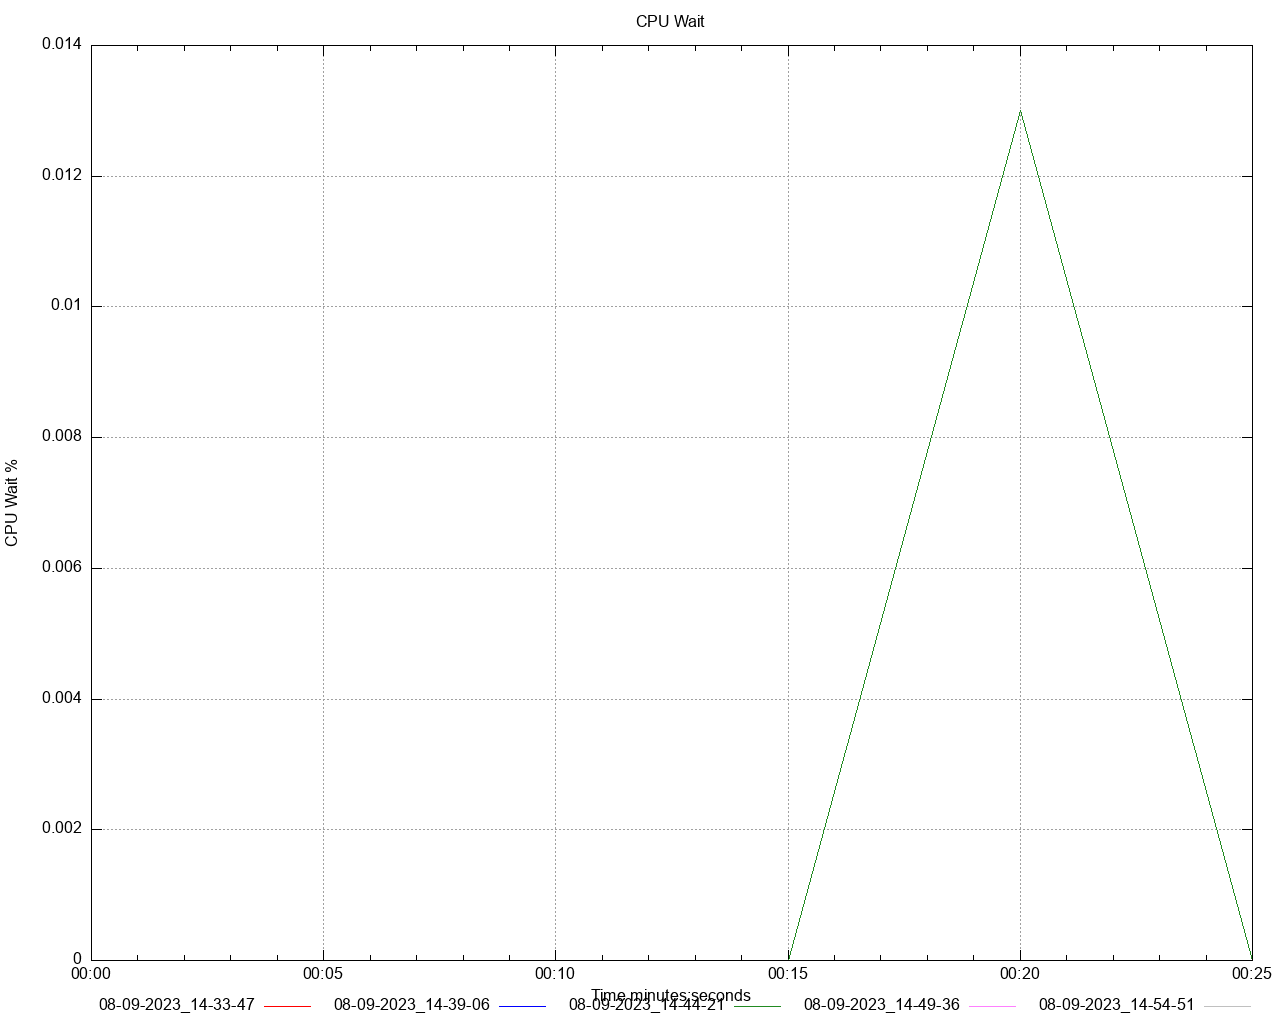

gnuplot code for this plot:
set title 'CPU Wait' noenhanced
set style data lines
set datafile separator ","
set terminal png size 1280,1024
set grid
set key below
set xdata time
set timefmt "%s"
offset = 0
t0(x)=(offset=($0==0) ? x : offset, x - offset)
set xlabel 'Time minutes:seconds'
set ylabel 'CPU Wait %'
set output '/Users/gbarnett/git/hazelcast-simulator/atomiclong-3node-member/atomicreference/dstat/cpu_wait_A1.png'
plot \
   '/Users/gbarnett/git/hazelcast-simulator/atomiclong-3node-member/atomicreference/data/cpu_wait_A1_1.data' using (t0(timecolumn(1))):2 title "08-09-2023_14-33-47" noenhanced lt rgb "red", \
   '/Users/gbarnett/git/hazelcast-simulator/atomiclong-3node-member/atomicreference/data/cpu_wait_A1_2.data' using (t0(timecolumn(1))):2 title "08-09-2023_14-39-06" noenhanced lt rgb "blue", \
   '/Users/gbarnett/git/hazelcast-simulator/atomiclong-3node-member/atomicreference/data/cpu_wait_A1_3.data' using (t0(timecolumn(1))):2 title "08-09-2023_14-44-21" noenhanced lt rgb "forest-green", \
   '/Users/gbarnett/git/hazelcast-simulator/atomiclong-3node-member/atomicreference/data/cpu_wait_A1_4.data' using (t0(timecolumn(1))):2 title "08-09-2023_14-49-36" noenhanced lt rgb "orchid", \
   '/Users/gbarnett/git/hazelcast-simulator/atomiclong-3node-member/atomicreference/data/cpu_wait_A1_5.data' using (t0(timecolumn(1))):2 title "08-09-2023_14-54-51" noenhanced lt rgb "grey", \
